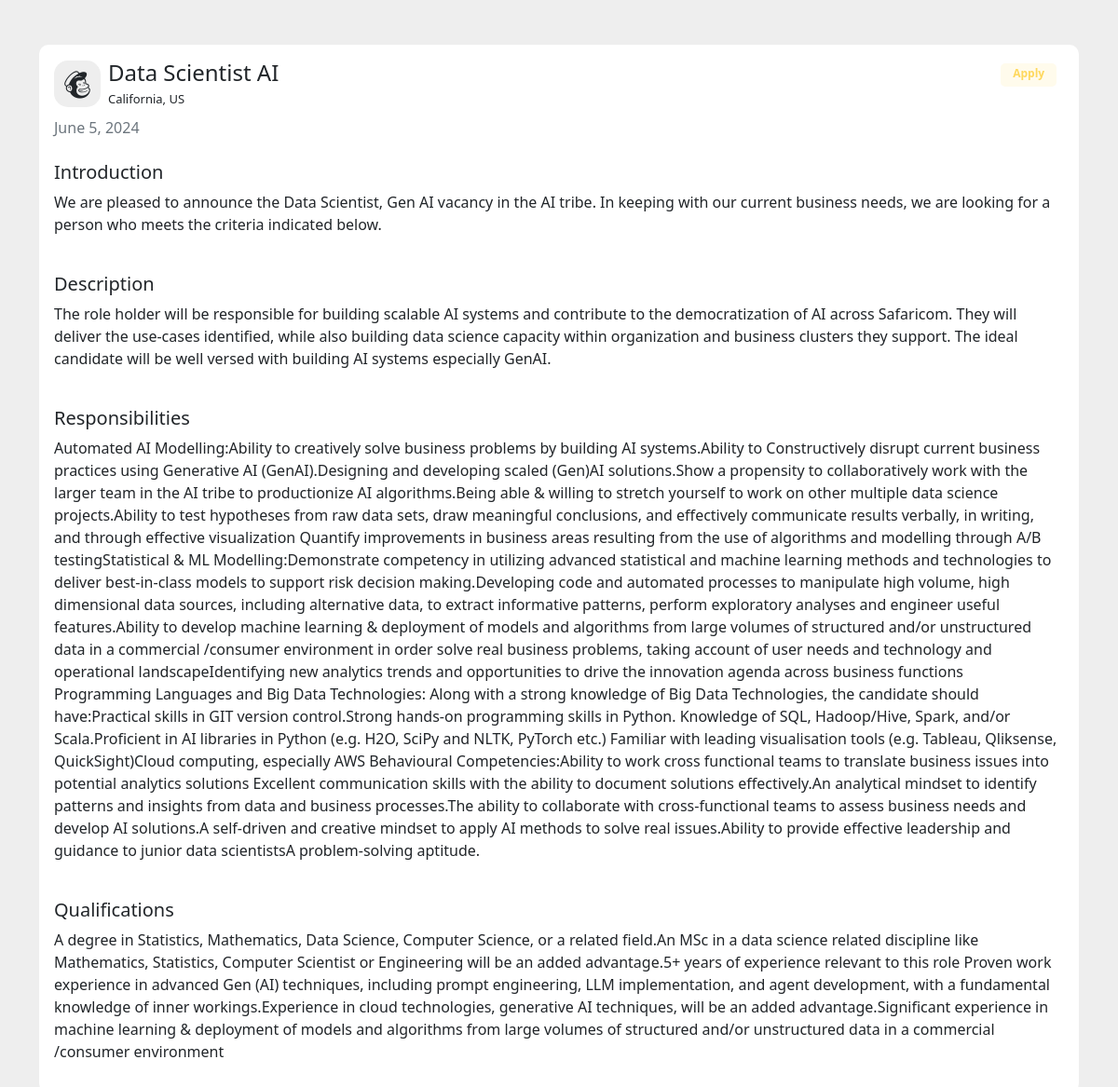
Screenshot of /job-detail/1/ with the database file from the repository.
### HumanResource/models.py (models this page shows, shortened)
class Job(models.Model):
    job_title = models.CharField(max_length=100, null=False)
    department = models.CharField(max_length=50, choices=departments)
    salary = models.IntegerField()
    location = models.CharField(max_length=100, choices=locations)
    introduction = models.CharField(max_length=220)
    brief_posting_description = models.CharField(max_length=400)
    responsibilities = models.CharField(max_length=3000)
    qualifications = models.CharField(max_length=1500)
    is_active = models.BooleanField(default=True)
    date_posted = models.DateField(auto_now_add=True)

### HumanResource/views.py (the view)
# urls.py: path('job-detail/<int:job_id>/', views.job_detail_page, name='job-detail'),
def job_detail_page(request, job_id):
    try:
        job = Job.objects.filter(id=job_id)[0]
        return render(request, 'app/job_detail.html', locals())
    except Exception as e:
        print(e)
        return HttpResponse('Not Found')

### HumanResource/templates/app/job_detail.html (shortened to what this page needs)
{% extends 'app/careers_index.html' %}
{% load static %}
{% block body %}
{% if job %}
<div class="container mt-5 mb-3">
    <div class="row">
      <div class="col-md-12">
        <div class="card p-3 mb-2">
            <div class="d-flex justify-content-between">
                <div class="d-flex flex-row align-items-center">
                    <div class="icon"> <i class="bx bxl-mailchimp"></i> </div>
                    <div class="ms-2 c-details">
                        <h4 class="mb-0">{{ job.job_title }}</h4> <span>{{ job.location }}</span>
                    </div>
                </div>
                <a href="{% url 'apply-job' job.id %}" style="text-decoration: none;"><div class="badge"> <span>Apply</span> </div></a>
            </div>
            <div class="mt-2">
              <span class="text-muted">{{ job.date_posted }}</span>
            </div>
            <div class="mt-4">
                <h5 class="mb-0 ">Introduction</h5>
                <div class="mt-2">
                      <p> {{ job.introduction }}</p>
                </div>
            </div>
            <div class="mt-4">
                <h5 class="mb-0 ">Description</h5>
                <div class="mt-2">
                      <p> {{ job.brief_posting_description }}</p>
                </div>
            </div>
            <div class="mt-4">
                <h5 class="mb-0 ">Responsibilities</h5>
                <div class="mt-2">
                      <p> {{ job.responsibilities }}</p>
                </div>
            </div>
            <div class="mt-4">
                <h5 class="mb-0 ">Qualifications </h5>
                <div class="mt-2">
                      <p> {{ job.qualifications }}</p>
                </div>
            </div>
        </div>
    </div>
    </div>
</div>
{% else %}
<h4 class="mb-0">No vacancies available</h4>
{% endif %}
{% endblock body %}

### HumanResource/templates/app/careers_index.html (style rules this page uses)
body { background-color: #eee }
.card { border: none; border-radius: 10px }
.c-details span { font-weight: 300; font-size: 13px }
.icon { width: 50px; height: 50px; background-color: #eee; border-radius: 15px; display: flex; align-items: center; justify-content: center; font-size: 39px }
.badge span { background-color: #fffbec; width: 60px; height: 25px; padding-bottom: 3px; border-radius: 5px; display: flex; color: #fed85d; justify-content: center; align-items: center }

### rows the page displays
Job: job_title "Data Scientist AI", location "California, US", date_posted "June 5, 2024", introduction "We are pleased to announce the Data Scientist, Gen AI vacancy in the AI tribe. In keeping with our current business needs, we are looking for a person who meets the criteria indicated below.", brief_posting_description "The role holder will be responsible for building scalable AI systems and contribute to the democratization of AI across Safaricom. They will deliver the use-cases identified, while also building data science capacity within organization and business clusters they support. The ideal candidate will be well versed with building AI systems especially GenAI.", responsibilities "Automated AI Modelling:Ability to creatively solve business problems by building AI systems.Ability to Constructively disrupt current business practices using Generative AI (GenAI).Designing and developing scaled (Gen)AI solutions.Show a propensity to collaboratively work with the larger team in the AI tribe to productionize AI algorithms.Being able & willing to stretch yourself to work on other multiple data science projects.Ability to test hypotheses from raw data sets, draw meaningful conclusions, and effectively communicate results verbally, in writing, and through effective visualization Quantify improvements in business areas resulting from the use of algorithms and modelling through…", qualifications "A degree in Statistics, Mathematics, Data Science, Computer Science, or a related field.An MSc in a data science related discipline like Mathematics, Statistics, Computer Scientist or Engineering will be an added advantage.5+ years of experience relevant to this role Proven work experience in advanced Gen (AI) techniques, including prompt engineering, LLM implementation, and agent development, with a fundamental knowledge of inner workings.Experience in cloud technologies, generative AI techniques, will be an added advantage.Significant experience in machine learning & deployment of models and algorithms from large volumes of structured and/or unstructured data in a commercial /consumer…"
